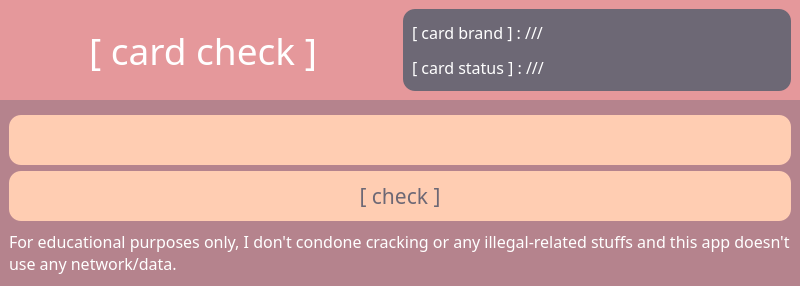
<?xml version="1.0" encoding="UTF-8"?>
<ui version="4.0">
 <class>cardMain</class>
 <widget class="QMainWindow" name="cardMain">
  <property name="geometry">
   <rect>
    <x>0</x>
    <y>0</y>
    <width>800</width>
    <height>286</height>
   </rect>
  </property>
  <property name="maximumSize">
   <size>
    <width>800</width>
    <height>286</height>
   </size>
  </property>
  <property name="font">
   <font>
    <family>Cascadia Code</family>
   </font>
  </property>
  <property name="windowTitle">
   <string>Card Check</string>
  </property>
  <widget class="QWidget" name="mainWidget">
   <property name="font">
    <font>
     <family>Cascadia Code</family>
    </font>
   </property>
   <property name="styleSheet">
    <string notr="true">QWidget {
	background-color: #B5838D
}</string>
   </property>
   <layout class="QVBoxLayout" name="verticalLayout">
    <property name="spacing">
     <number>6</number>
    </property>
    <property name="leftMargin">
     <number>0</number>
    </property>
    <property name="topMargin">
     <number>0</number>
    </property>
    <property name="rightMargin">
     <number>0</number>
    </property>
    <property name="bottomMargin">
     <number>0</number>
    </property>
    <item>
     <widget class="QFrame" name="headerFrame">
      <property name="sizePolicy">
       <sizepolicy hsizetype="Minimum" vsizetype="Minimum">
        <horstretch>0</horstretch>
        <verstretch>0</verstretch>
       </sizepolicy>
      </property>
      <property name="maximumSize">
       <size>
        <width>16777215</width>
        <height>100</height>
       </size>
      </property>
      <property name="font">
       <font>
        <family>Cascadia Code</family>
       </font>
      </property>
      <property name="styleSheet">
       <string notr="true">QLabel {
	color: white;
}
QFrame {
	background-color: #E5989B;
}</string>
      </property>
      <property name="frameShape">
       <enum>QFrame::NoFrame</enum>
      </property>
      <property name="frameShadow">
       <enum>QFrame::Plain</enum>
      </property>
      <layout class="QHBoxLayout" name="horizontalLayout">
       <item>
        <widget class="QLabel" name="headerLbl">
         <property name="sizePolicy">
          <sizepolicy hsizetype="Minimum" vsizetype="Minimum">
           <horstretch>0</horstretch>
           <verstretch>0</verstretch>
          </sizepolicy>
         </property>
         <property name="font">
          <font>
           <family>Cascadia Code</family>
           <pointsize>28</pointsize>
          </font>
         </property>
         <property name="text">
          <string>[ card check ]</string>
         </property>
         <property name="scaledContents">
          <bool>false</bool>
         </property>
         <property name="alignment">
          <set>Qt::AlignCenter</set>
         </property>
         <property name="wordWrap">
          <bool>false</bool>
         </property>
        </widget>
       </item>
       <item>
        <widget class="QFrame" name="statusFrame">
         <property name="styleSheet">
          <string notr="true">QFrame {
	background-color: #6D6875;
	border-radius: 12px;
}</string>
         </property>
         <property name="frameShape">
          <enum>QFrame::NoFrame</enum>
         </property>
         <property name="frameShadow">
          <enum>QFrame::Plain</enum>
         </property>
         <layout class="QVBoxLayout" name="verticalLayout_2">
          <item>
           <widget class="QLabel" name="cardBrandLbl">
            <property name="font">
             <font>
              <family>Cascadia Code</family>
              <pointsize>12</pointsize>
             </font>
            </property>
            <property name="text">
             <string>[ card brand ] : ///</string>
            </property>
           </widget>
          </item>
          <item>
           <widget class="QLabel" name="cardStatusLbl">
            <property name="font">
             <font>
              <family>Cascadia Code</family>
              <pointsize>12</pointsize>
             </font>
            </property>
            <property name="text">
             <string>[ card status ] : ///</string>
            </property>
           </widget>
          </item>
         </layout>
        </widget>
       </item>
      </layout>
     </widget>
    </item>
    <item>
     <widget class="QFrame" name="inputFrame">
      <property name="sizePolicy">
       <sizepolicy hsizetype="Preferred" vsizetype="Preferred">
        <horstretch>0</horstretch>
        <verstretch>0</verstretch>
       </sizepolicy>
      </property>
      <property name="styleSheet">
       <string notr="true">QLabel {
	color: white;
}
QLineEdit {
	background-color: #FFCDB2;
	border-radius: 12px;
	color: #6D6875;
}
QLineEdit:hover {
	background-color: #FFB4A2;
}
QPushButton {
	background-color: #FFCDB2;
	border-radius: 12px;
	color: #6D6875;
}
QPushButton:hover {
	background-color: #FFB4A2
}
QPushButton:pressed {
	background-color: #6D6875;
	color: white;
}</string>
      </property>
      <property name="frameShape">
       <enum>QFrame::NoFrame</enum>
      </property>
      <property name="frameShadow">
       <enum>QFrame::Plain</enum>
      </property>
      <layout class="QVBoxLayout" name="verticalLayout_3">
       <item>
        <widget class="QLineEdit" name="cardInputLineEdit">
         <property name="sizePolicy">
          <sizepolicy hsizetype="Expanding" vsizetype="Preferred">
           <horstretch>0</horstretch>
           <verstretch>0</verstretch>
          </sizepolicy>
         </property>
         <property name="font">
          <font>
           <family>Cascadia Code</family>
           <pointsize>18</pointsize>
          </font>
         </property>
         <property name="alignment">
          <set>Qt::AlignCenter</set>
         </property>
        </widget>
       </item>
       <item>
        <widget class="QPushButton" name="checkBtn">
         <property name="sizePolicy">
          <sizepolicy hsizetype="Minimum" vsizetype="Preferred">
           <horstretch>0</horstretch>
           <verstretch>0</verstretch>
          </sizepolicy>
         </property>
         <property name="font">
          <font>
           <family>Cascadia Code</family>
           <pointsize>16</pointsize>
          </font>
         </property>
         <property name="text">
          <string>[ check ]</string>
         </property>
        </widget>
       </item>
       <item>
        <widget class="QLabel" name="disclaimerLbl">
         <property name="sizePolicy">
          <sizepolicy hsizetype="Preferred" vsizetype="Minimum">
           <horstretch>0</horstretch>
           <verstretch>0</verstretch>
          </sizepolicy>
         </property>
         <property name="font">
          <font>
           <family>Cascadia Code</family>
           <pointsize>12</pointsize>
          </font>
         </property>
         <property name="text">
          <string>For educational purposes only, I don't condone cracking or any illegal-related stuffs and this app doesn't use any network/data.</string>
         </property>
         <property name="alignment">
          <set>Qt::AlignLeading|Qt::AlignLeft|Qt::AlignVCenter</set>
         </property>
         <property name="wordWrap">
          <bool>true</bool>
         </property>
        </widget>
       </item>
      </layout>
     </widget>
    </item>
   </layout>
  </widget>
 </widget>
 <resources/>
 <connections/>
</ui>
